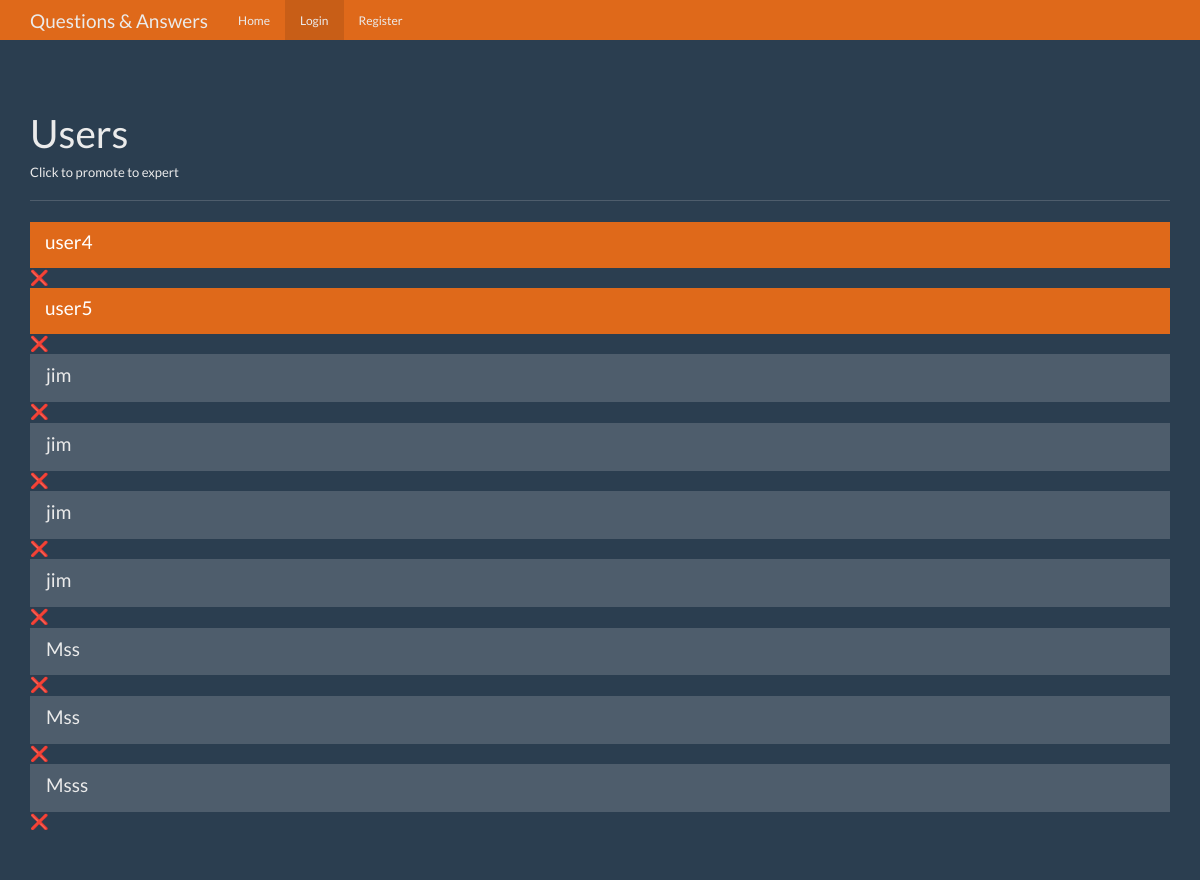
Screenshot of /users with the database file from the repository.
### tables this page shows
CREATE TABLE User (
id integer primary key autoincrement,
name text not null,
password text not null,
expert boolean not null,
admin boolean not null
);

### app.py (the view)
@app.route('/users')
def users():
    db = get_db()
    cur = db.execute('select id, name, expert from user where admin =?', [0])
    users = cur.fetchall()
    return render_template('users.html', users=users)

### database.py (called while the page is built)
def connect_db():
    sql = sqlite3.connect('data.db')
    sql.row_factory = sqlite3.Row
    return sql

def get_db():
    if not hasattr(g, 'sqlite3'):
        g.sqlite_db = connect_db()
    return g.sqlite_db

### templates/users.html (shortened to what this page needs)
{%extends 'base.html'%} {%from 'macro.html' import links%}  {%block nav%}{%endblock%} {%block body%}
      <div class="page-header">
        <h1>Users</h1>
        <h6>Click to promote to expert</h6>
      </div>
      <div class="row">
        <div class="col-lg-12">
          <div class="list-group">
            {% for user in users %}
            <a
              href="{{ url_for('change_status',user_id=user.id) }}"
              class="list-group-item {% if user.expert %} active {% endif %}"
            >
              <h4 class="list-group-item-heading">{{ user.name }}</h4>
            </a>
            <a class="list-group-item-heading href="{{ url_for('delete_user',user_id=user.id) }}">❌</a>
            {% endfor %}
          </div>
        </div>
{%endblock%}

### static/theme.css (style rules this page uses)
body { padding-top: 70px; padding-bottom: 30px; }

### rows the page displays
User: name "user4"
User: name "user5"
User: name "jim"
User: name "jim"
User: name "jim"
User: name "jim"
User: name "Mss"
User: name "Mss"
User: name "Msss"
